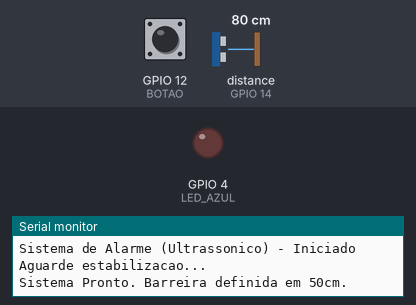
Bench run of a sketch on a simulated ESP32. Parts: output pins drawn as LEDs (lit = HIGH), the last lines printed to the serial monitor. Wiring (from diagram.json): ultrasonic range finder: trigger GPIO 13; echo GPIO 14. Dashed ring = blinking. The inputs (shaded band) are chosen by the test bench; at power-on: distance to the obstacle (sensor on GPIO 14) 80 cm, GPIO 12 (BOTAO) LOW. The echo pulse lasts 58.3 µs per cm; pins used as bus, display or sensor lines are not drawn.

Above: at 2.2 s.
2.3 s: distance to the obstacle (sensor on GPIO 14) set to 56 cm
3.8 s: distance to the obstacle (sensor on GPIO 14) set to 45 cm
At 3.99 s:
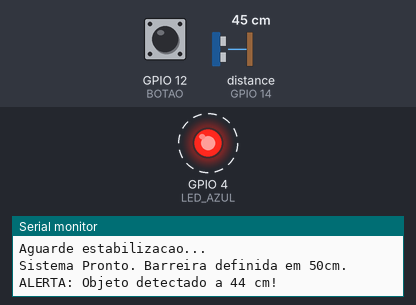
Timing chart, 0 to 12.8 s (numbered marks = the images above; inputs shaded):
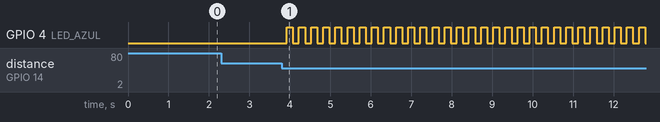

The sketch:

sketch.ino
```cpp
#define BOTAO 12
#define LED_AZUL 4
// O sensor ultrassônico usa 2 pinos
#define TRIG_PIN 13
#define ECHO_PIN 14

bool alarmeDisparado = false;
unsigned long ultimoTempoPisca = 0;
const long intervalo = 150;
int estadoLed = LOW;

// Configuração da distância de disparo (em cm)
const int DISTANCIA_LIMITE = 50;

void setup() {
  Serial.begin(115200);

  pinMode(BOTAO, INPUT);
  pinMode(LED_AZUL, OUTPUT);
  digitalWrite(LED_AZUL, LOW);

  // Configuração do Ultrassônico
  pinMode(TRIG_PIN, OUTPUT);
  pinMode(ECHO_PIN, INPUT);

  Serial.println("Sistema de Alarme (Ultrassonico) - Iniciado");
  Serial.println("Aguarde estabilizacao...");
  delay(1000);
  Serial.println("Sistema Pronto. Barreira definida em 50cm.");
}

void loop() {
  if(!alarmeDisparado) {
    int distanciaAtual = lerDistancia();

    if(distanciaAtual > 0 && distanciaAtual < DISTANCIA_LIMITE) {
      Serial.print("ALERTA: Objeto detectado a ");
      Serial.print(distanciaAtual);
      Serial.println(" cm!");
      alarmeDisparado = true;
    }
    // Delay para não sobrecarregar o sensor ultrassônico
    delay(100);
  }

  if(alarmeDisparado) {
    piscaLed();
    verificarBotao();

    if(Serial.available() > 0) {
      String entrada = Serial.readStringUntil('\n');
      entrada.trim();
      entrada.toUpperCase();
      desativarPorSenha(entrada);
    }
  }
}

int lerDistancia() {
  // 1. Garante que o gatilho está desligado
  digitalWrite(TRIG_PIN, LOW);
  delayMicroseconds(2);

  // 2. Envia um pulso de 10 microsegundos
  digitalWrite(TRIG_PIN, HIGH);
  delayMicroseconds(10);
  digitalWrite(TRIG_PIN, LOW);

  // 3. Lê o tempo que o som demorou para voltar (em microsegundos)
  long duracao = pulseIn(ECHO_PIN, HIGH);

  // 4. Calcula a distância (Velocidade do som: 0.034 cm/us)
  int distancia = duracao * 0.034 / 2;

  return distancia;
}

void desativarPorSenha(String senha) {
  if (senha == "SENAC") {
    Serial.println("SENHA CORRETA: Alarme desativado.");
    resetarSistema();
  } else {
    Serial.println("SENHA INCORRETA");
  }
}

void verificarBotao() {
  if(digitalRead(BOTAO) == HIGH) {
    Serial.println("Botão físico pressionado.");
    resetarSistema();
  }
}

void resetarSistema() {
  alarmeDisparado = false;
  digitalWrite(LED_AZUL, LOW);
  Serial.println("Reiniciando em 6 segundos...");
  delay(6000);
  Serial.println("Sistema Pronto (Barreira Ativa).");
}

void piscaLed() {
  unsigned long tempoAtual = millis();
  if(tempoAtual - ultimoTempoPisca >= intervalo) {
    ultimoTempoPisca = tempoAtual;
    estadoLed = !estadoLed;
    digitalWrite(LED_AZUL, estadoLed);
  }
}
```

Measured:
- the behaviour switches between 51 and 50 cm on distance to the obstacle (sensor on GPIO 14) (found by bisection; images 0 and 1)
- after the input at 2.3 s, every drawn part: stays the same
- after the input at 3.8 s, GPIO 4 (LED_AZUL): alternates HIGH for 0.15 s and LOW for 0.15 s, starting after 0.12 s
